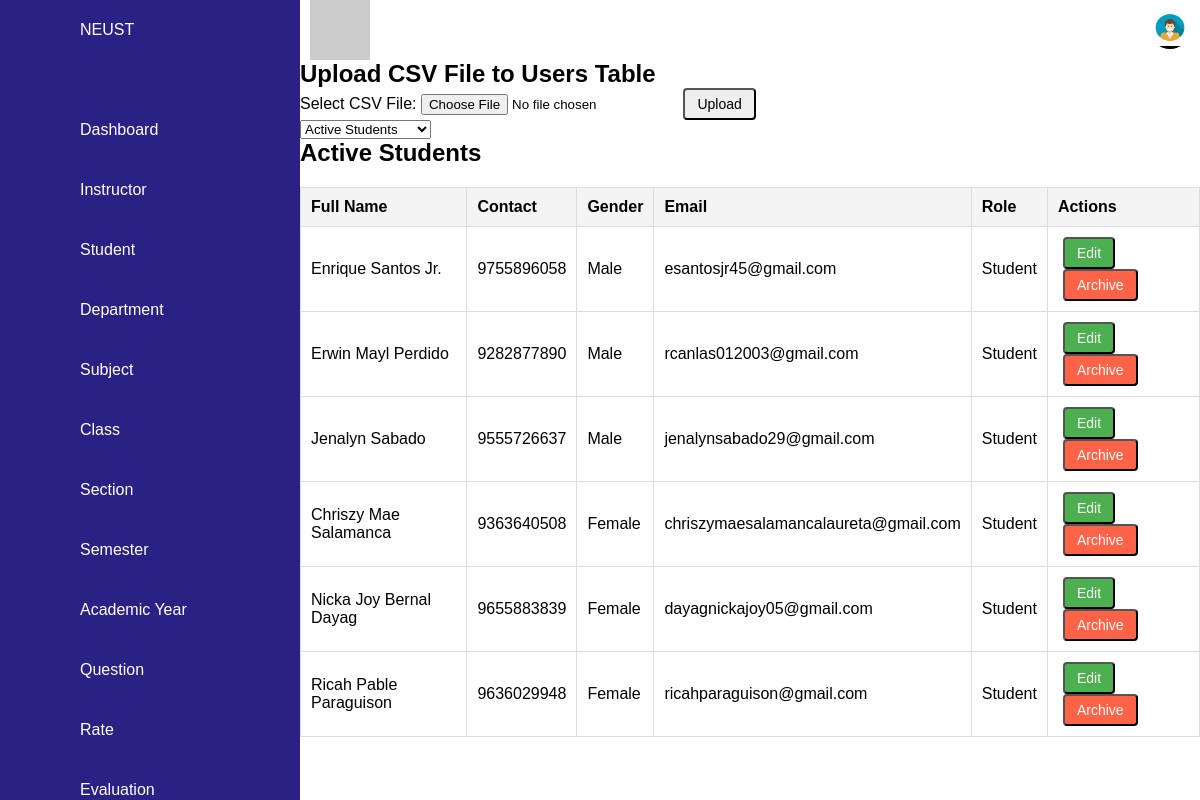
The page /student.php on the database as committed earlier.
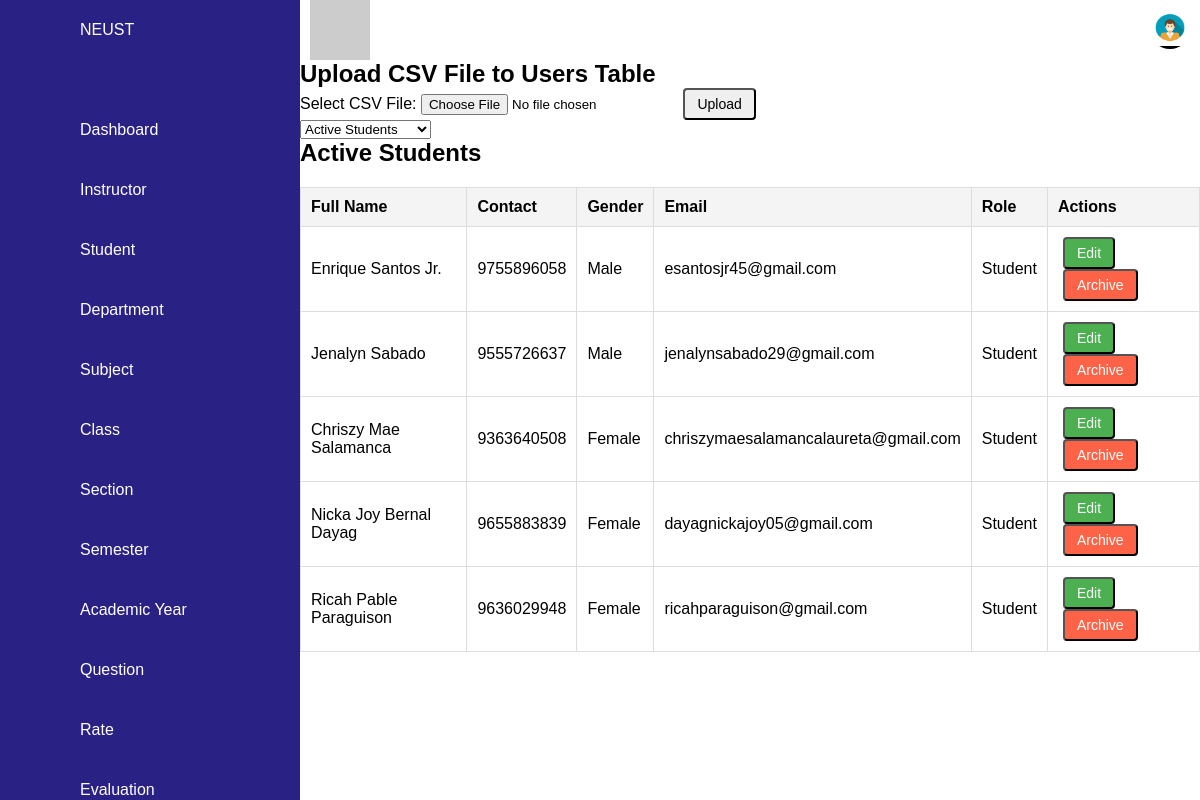
The same page on the database as committed later.
### tables this page shows
CREATE TABLE `users` (
  `user_id` int(11) NOT NULL,
  `fname` varchar(100) NOT NULL,
  `mname` varchar(100) DEFAULT NULL,
  `lname` varchar(100) NOT NULL,
  `suffixname` varchar(20) DEFAULT NULL,
  `contact_no` varchar(20) NOT NULL,
  `houseno` int(20) NOT NULL,
  `street` varchar(100) NOT NULL,
  `barangay` varchar(100) NOT NULL,
  `city` varchar(100) NOT NULL,
  `province` varchar(100) NOT NULL,
  `postalcode` varchar(25) NOT NULL,
  `birthdate` date NOT NULL DEFAULT curdate(),
  `gender` enum('Female','Male') NOT NULL,
  `role` enum('Admin','Student','Instructor') NOT NULL,
  `email` varchar(100) NOT NULL,
  `password` varchar(100) DEFAULT NULL,
  `is_archived` tinyint(1) DEFAULT 0
);

### student.php (the view, shortened to what the changed rows need)
<?php
$servername = "localhost";
$username = "root";
$password = "";
$dbname = "cap";
$conn = new mysqli($servername, $username, $password, $dbname);
$filter = isset($_GET['status']) ? $_GET['status'] : 'active';
if ($filter == 'archived') {
    $sql = "SELECT * FROM users WHERE is_archived = 1 AND role = 'student'";
} else {
    $sql = "SELECT * FROM users WHERE is_archived = 0 AND role = 'student'";
}
$result = $conn->query($sql);
?>
<!DOCTYPE html>
<html lang="en">
<head>
    <link rel="stylesheet" href="style.css">
</head>
<body>
<div class="containerr">
    <div class="main">
        <h2>Upload CSV File to Users Table</h2>
        <h2><?php echo ucfirst($filter); ?> Students</h2>
        <div class="table-wrapper">
            <table class="table table-bordered">
                <thead>
                    <tr>
                        <th>Full Name</th>
                        <th>Contact</th>
                        <th>Gender</th>
                        <th>Email</th>
                        <th>Role</th>
                        <th>Actions</th>
                    </tr>
                </thead>
                <tbody>
                    <?php if ($result->num_rows > 0): ?>
                        <?php while($row = $result->fetch_assoc()): ?>
                            <tr>
                                <td><?php echo $row['fname'] . ' ' . $row['mname'] . ' ' . $row['lname']. ' ' . $row['suffixname']; ?></td>
                                <td><?php echo $row['contact_no']; ?></td>
                                <td><?php echo $row['gender']; ?></td>
                                <td><?php echo $row['email']; ?></td>
                                <td><?php echo $row['role']; ?></td>
                                <td>
                                    <?php if ($row['is_archived'] == 0): ?>
                                        <button class="btn btn-success edit-btn" onclick="openEditModal(<?php echo $row['user_id']; ?>, '<?php echo $row['fname']; ?>', '<?php echo $row['mname']; ?>', '<?php echo $row['lname']; ?>', '<?php echo $row['suffixname']; ?>',  '<?php echo $row['contact_no']; ?>', '<?php echo $row['houseno']; ?>', '<?php echo $row['street']; ?>', '<?php echo $row['barangay']; ?>', '<?php echo $row['city']; ?>', '<?php echo $row['province']; ?>', '<?php echo $row['postalcode']; ?>', '<?php echo $row['birthdate']; ?>', '<?php echo $row['gender']; ?>', '<?php echo $row['email']; ?>', '<?php echo $row['role']; ?>')">Edit</button>
                                        <a href="student.php?archive=true&user_id=<?php echo $row['user_id']; ?>">
                                            <button class="btn btn-danger archive-btn">Archive</button>
                                        </a>
                                    <?php elseif ($row['is_archived'] == 1): ?>
                                        <a href="student.php?restore=true&user_id=<?php echo $row['user_id']; ?>">
                                            <button class="btn btn-success edit-btn">Restore</button>
                                        </a>
                                    <?php endif; ?>
                                </td>
                            </tr>
                        <?php endwhile; ?>
                    <?php else: ?>
                        <tr><td colspan="6">No students found</td></tr>
                    <?php endif; ?>
                </tbody>
            </table>
        </div>
    </div>
</div>
</body>
</html>

Rows that differ between the two databases and show on the page:
removed users: fname "Erwin Mayl", lname "Perdido", contact_no "9282877890", gender "Male", email "rcanlas012003@gmail.com", role "Student"
